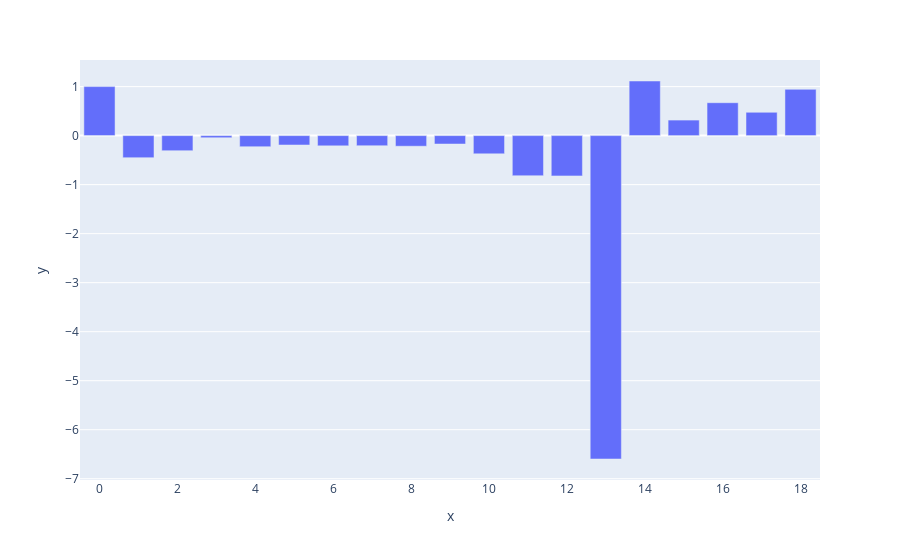

The cell this chart's notebook holds for it:
### Code cell
pacf_vals = pacf(first_diff)
fig = px.bar(y=pacf_vals)
fig.show()

### Figure 1 — Plotly figure (JSON) as saved in the notebook; plotly's stock layout.template omitted (floating-point values rounded to 4 significant figures)
{"data": [{"alignmentgroup": "True", "hovertemplate": "x=%{x}<br>y=%{y}<extra></extra>", "legendgroup": "", "marker": {"color": "#636efa", "pattern": {"shape": ""}}, "name": "", "offsetgroup": "", "orientation": "v", "showlegend": false, "textposition": "auto", "type": "bar", "x": [0, 1, 2, 3, 4, 5, 6, 7, 8, 9, 10, 11, 12, 13, 14, 15, 16, 17, 18], "xaxis": "x", "y": [1, -0.4506, -0.3082, -0.04329, -0.2267, -0.1911, -0.2081, -0.2065, -0.2163, -0.1717, -0.3707, -0.8179, -0.8221, -6.598, 1.114, 0.3172, 0.6713, 0.4763, 0.9442], "yaxis": "y"}], "layout": {"barmode": "relative", "legend": {"tracegroupgap": 0}, "margin": {"t": 60}, "xaxis": {"anchor": "y", "domain": [0, 1], "title": {"text": "x"}}, "yaxis": {"anchor": "x", "domain": [0, 1], "title": {"text": "y"}}}}
